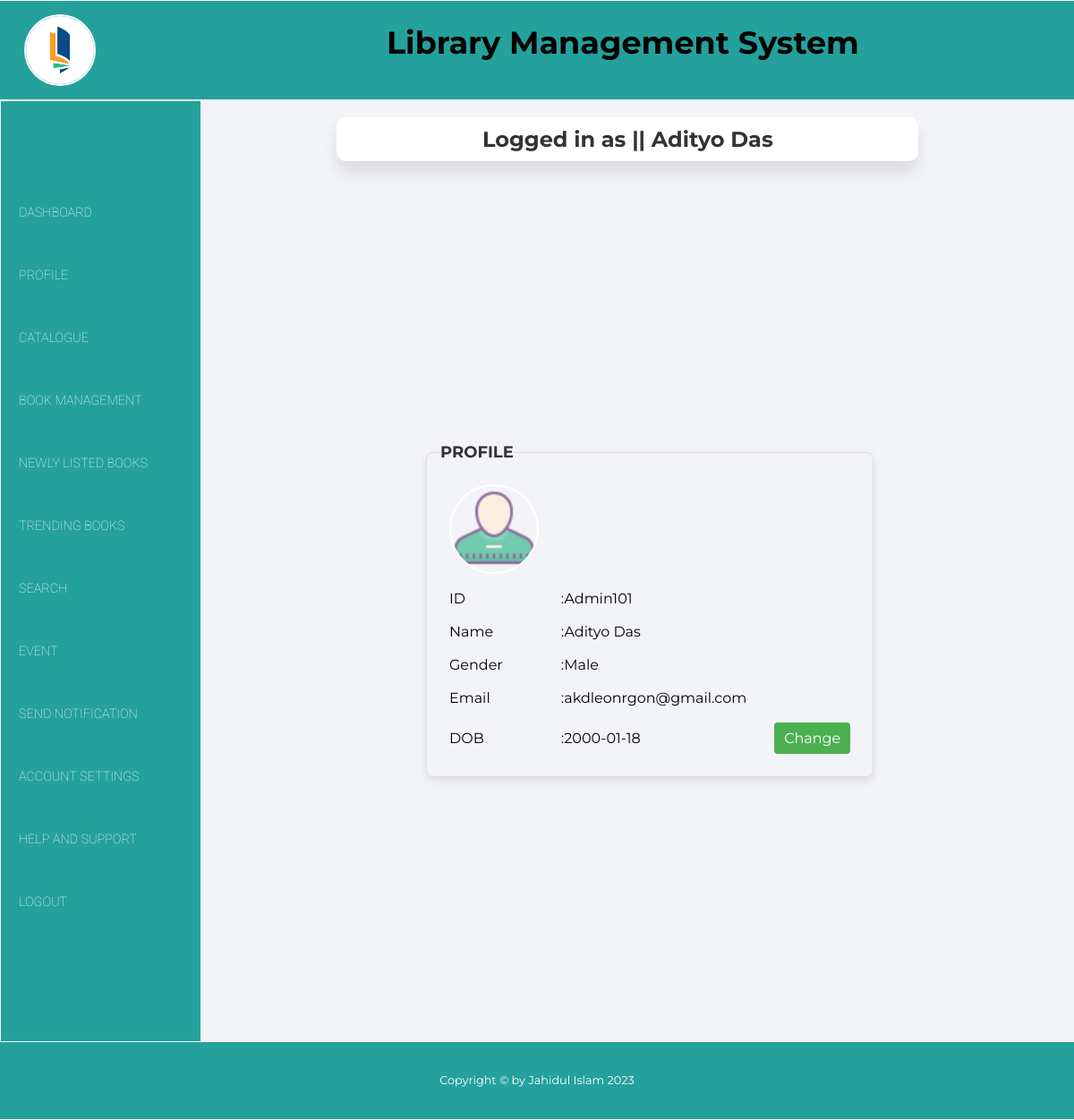
/views/profile.php (signed in), run on the app's committed database.
### tables this page shows
CREATE TABLE `reg_info` (
  `id` varchar(11) NOT NULL,
  `name` varchar(129) NOT NULL,
  `password` varchar(111) NOT NULL,
  `email` varchar(200) NOT NULL,
  `gender` varchar(11) NOT NULL,
  `dob` date NOT NULL,
  `type` varchar(122) NOT NULL,
  `image` text NOT NULL
);

### controller/userData.php (called while the page is built)
<?php
$user = $_SESSION['user'];
?>

### views/profile.php (the view, shortened to what this page needs)
<?php
include_once("../controller/userData.php");
require_once('../models/userModel.php');
$uid=$user['id'];
   $con = getConnection();
 $sql = "select * from reg_info
 WHERE id='".$uid."'";
 $result = mysqli_query($con, $sql);
 ?>
<html>
    <head>
        <link rel="stylesheet" href="https://cdnjs.cloudflare.com/ajax/libs/font-awesome/5.15.1/css/all.min.css"
 />
        <link rel="stylesheet" href="style5.css">
    </head>
<body>
    <div class="container">
            <header>
                <div class="row">
                    <div class="col-lg-4 col-md-12">
                    <div class="logo-div">
                            <a href="#">
                                <img src="book.png">
                            </a>
                    </div>
                    </div>
                    <div class="col-lg-8 col-md-12">
                        <p class="heading-style">Library Management System</p>
                    </div>
                </div>
            </header>
    <center>
        <main>
        <table height=635 width=1080>
            <tr height=70>
                <td colspan="2">
                    <table width = "800">
                    <tr>
                        <td align="center">
                            <div class="card">
                        <h2>Logged in as || <?php echo $user['name'] ?></h2>
                            </div>
                        </td>
                    </tr>
                    </table>
                </td>
            </tr>
            <tr>
                <td rowspan="3" width="250">
                <nav>
                <ul>
                    <li> <a href="librarian_dashboard.php">Dashboard</a></li>
                    <li> <a href="profile.php">Profile</a></li>
                    <li> <a href="catalog.php">Catalogue</a></li>
                    <li> <a href="book_management.php">Book Management</a></li>
                    <li> <a href="Newly_listed_Books.php">Newly Listed Books</a></li>
                    <li> <a href="TrendingBooks.php">Trending Books</a></li>
					<li> <a href="search.php">Search</a></li>
                    <li> <a href="event.php">Event</a></li>
                    <li> <a href="Notification.php">Send Notification</a></li>
                    <li> <a href="account_setting.php">Account Settings</a></li>
                    <li> <a href="solnfromadmin.php">Help and Support</a></li>
                    <li> <a href="../controller/logout.php">Logout</a></li>
                </ul>
                </nav>
                </td>
                <td>
					<fieldset>
						<legend> PROFILE </legend>
						<table height="30" width="500">
                        <?php while($viewbook = mysqli_fetch_assoc($result)){ ?>
							<tr>
               <td><img src="upload/<?=$viewbook['image']?>"></td>
							</tr>
                            <?php
                }
            ?><tr>
            <td>ID</td>
            <td align="left"> :<?php echo $user['id'] ?> </td>
							<tr>
								<td>Name</td>
								<td>:<?php echo $user['name'] ?></td>
							</tr>
                            </tr>
                                <tr>
								<td>Gender</td>
								<td>:<?php echo $user['gender'] ?></td>
							</tr>
                            <tr>
								<td>Email</td>
								<td>:<?php echo $user['email'] ?></td>
							</tr>
                               <tr>
								<td>DOB</td>
								<td>:<?php echo $user['dob'] ?></td>
                                <td align="center" colspan="4"><a href="changeprofilepicture.php">Change </a> </td
							</tr>
					    </table>
					</fieldset>
                </td>
            </tr>
        </table>
        </main>
                <footer>
                     <div class="row">
                        <div class="col-lg-12">
                            <p>Copyright © by Jahidul Islam 2023</p>
                        </div>
                    </div>
                </footer>
    </center>
    </div>
    </body>
</html>

### views/style5.css (style rules this page uses)
html { scroll-behavior: smooth; }
* { margin: 0; padding: 0; box-sizing: border-box; }
body { font-family: 'Montserrat', sans-serif; }
.container { max-width: 1200px; margin: auto; margin-top: 1px; background: #f2f4f8; }
.row { width: 100%; }
.row::after { content: ''; clear: both; display: block; }
[class*="col-"] { float: left; padding: 15px; }
[class*="col-"] { width: 100%; }
header { background: #24a19c; padding: 0% 1%; text-align: center; }
nav { background: #24a19c; }
nav ul li { display: block; }
nav ul li a { display: block; text-decoration: none; color: white; line-height: 70px; padding: 0 20px; transition: .4s; text-transform: uppercase; font-weight: lighter; font-size: 0.9rem; font-family: 'Roboto', sans-serif; }
img { height: 80px; width: 80px; border-radius: 50%; border: 2px solid white; }
.card { width: 650px; margin:0px auto; margin-left: -200px ; margin-right: 50px ; padding: 10px; background-color: #fff; border-radius: 10px; box-shadow: 0 12px 16px rgba(15, 13, 13, 0.1); }
.card h2 { margin: 0; color: #333; }
footer { background: #24a19c; padding: 1%; color: white; margin-bottom: 1px; }
footer p { font-size: 0.8rem; line-height: 32px; text-align: center; }
fieldset { width: 500px; margin: 20px auto; padding: 15px; border: 1px solid #ddd; border-radius: 8px; box-shadow: 0 4px 8px rgba(0, 0, 0, 0.1); }
legend { font-size: 18px; font-weight: bold; color: #333; }
table { width: 100%; }
td { padding: 8px; }
td:last-child { border-bottom: none; }
td img { width: 100px; height: 100px; border-radius: 50%; }
td[colspan="4"] a { display: block; text-align: center; padding: 8px; background-color: #4CAF50; color: #fff; text-decoration: none; border-radius: 4px; transition: background-color 0.3s ease; }
@media (min-width: 768px) { .col-md-12 { width: 100%; } }
@media only screen and (min-width: 992px) { .col-lg-4 { width: 33.33%; } }
@media only screen and (min-width: 992px) { .col-lg-8 { width: 66.66%; margin-top: 10px ; margin-left: -100px; font-size: 35px ; font-weight: bold; } }
@media only screen and (min-width: 992px) { .col-lg-12 { width: 100%; } }
@media only screen and (min-width: 992px) { .logo-div { text-align: left; } }
@media only screen and (min-width: 992px) { nav { background: #24a19c; margin-top: -95px; margin-bottom: -9px; margin-left: -9px ; margin-right: 20px; padding-top: 90px ; padding-bottom: 120px ; } }
@media only screen and (min-width: 992px) { nav ul li { display: block; } }
@media only screen and (min-width: 992px) { nav ul li a { display: block; text-decoration: none; color: white; line-height: 70px; padding: 0 20px; transition: .4s; text-transform: uppercase; font-weight: lighter; font-size: 0.9rem; font-family: 'Roboto', sans-serif; } }
@media only screen and (min-width: 992px) { .heading-style { margin: auto; } }

### data on the page
reg_info: image (picture), id "Admin101", name "Adityo Das", gender "Male", email "akdleonrgon@gmail.com", dob "2000-01-18"

### other printed values
$user['name'] "Adityo Das"
